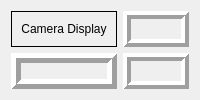
      <widget class="QWidget" name="tab">
       <property name="maximumSize">
        <size>
         <width>16777215</width>
         <height>16777215</height>
        </size>
       </property>
       <attribute name="title">
        <string>Vision Sensor</string>
       </attribute>
       <layout class="QGridLayout" name="gridLayout">
        <item row="0" column="0" rowspan="2">
         <layout class="QVBoxLayout" name="verticalLayout_10">
          <property name="leftMargin">
           <number>0</number>
          </property>
          <item>
           <widget class="QFrame" name="frame_9">
            <property name="maximumSize">
             <size>
              <width>641</width>
              <height>37</height>
             </size>
            </property>
            <property name="frameShape">
             <enum>QFrame::Box</enum>
            </property>
            <property name="frameShadow">
             <enum>QFrame::Plain</enum>
            </property>
            <property name="lineWidth">
             <number>1</number>
            </property>
            <layout class="QVBoxLayout" name="verticalLayout_12">
             <item alignment="Qt::AlignHCenter">
              <widget class="QLabel" name="label_2">
               <property name="maximumSize">
                <size>
                 <width>131</width>
                 <height>18</height>
                </size>
               </property>
               <property name="text">
                <string>Camera Display</string>
               </property>
               <property name="alignment">
                <set>Qt::AlignCenter</set>
               </property>
              </widget>
             </item>
            </layout>
           </widget>
          </item>
          <item>
           <widget class="QFrame" name="frame">
            <property name="maximumSize">
             <size>
              <width>640</width>
              <height>640</height>
             </size>
            </property>
            <property name="autoFillBackground">
             <bool>true</bool>
            </property>
            <property name="frameShape">
             <enum>QFrame::Box</enum>
            </property>
            <property name="frameShadow">
             <enum>QFrame::Raised</enum>
            </property>
            <property name="lineWidth">
             <number>5</number>
            </property>
            <property name="midLineWidth">
             <number>0</number>
            </property>
           </widget>
          </item>
         </layout>
        </item>
        <item row="0" column="1">
         <widget class="QFrame" name="frame_7">
          <property name="maximumSize">
           <size>
            <width>251</width>
            <height>250</height>
           </size>
          </property>
          <property name="autoFillBackground">
           <bool>true</bool>
          </property>
          <property name="frameShape">
           <enum>QFrame::Box</enum>
          </property>
          <property name="frameShadow">
           <enum>QFrame::Raised</enum>
          </property>
          <property name="lineWidth">
           <number>4</number>
          </property>
          <widget class="QWidget" name="">
           <property name="geometry">
            <rect>
             <x>19</x>
             <y>19</y>
             <width>221</width>
             <height>221</height>
            </rect>
           </property>
           <layout class="QVBoxLayout" name="verticalLayout_15">
            <item>
             <widget class="QLabel" name="label_13">
              <property name="maximumSize">
               <size>
                <width>200</width>
                <height>15</height>
               </size>
              </property>
              <property name="text">
               <string>Vision Device</string>
              </property>
              <property name="alignment">
               <set>Qt::AlignCenter</set>
              </property>
             </widget>
            </item>
            <item>
             <layout class="QHBoxLayout" name="horizontalLayout_19">
              <property name="spacing">
               <number>0</number>
              </property>
              <property name="topMargin">
               <number>10</number>
              </property>
              <item>
               <widget class="QLabel" name="deviceSelected">
                <property name="sizePolicy">
                 <sizepolicy hsizetype="Minimum" vsizetype="Minimum">
                  <horstretch>0</horstretch>
                  <verstretch>0</verstretch>
                 </sizepolicy>
                </property>
                <property name="maximumSize">
                 <size>
                  <width>60</width>
                  <height>25</height>
                 </size>
                </property>
                <property name="text">
                 <string>Device: 1</string>
                </property>
               </widget>
              </item>
              <item>
               <widget class="QComboBox" name="cameraSelect">
                <property name="sizePolicy">
                 <sizepolicy hsizetype="Minimum" vsizetype="Minimum">
                  <horstretch>0</horstretch>
                  <verstretch>0</verstretch>
                 </sizepolicy>
                </property>
                <property name="minimumSize">
                 <size>
                  <width>120</width>
                  <height>25</height>
                 </size>
                </property>
                <property name="maximumSize">
                 <size>
                  <width>80</width>
                  <height>25</height>
                 </size>
                </property>
               </widget>
              </item>
             </layout>
            </item>
            <item>
             <widget class="QFrame" name="frame_15">
              <property name="frameShape">
               <enum>QFrame::StyledPanel</enum>
              </property>
              <property name="frameShadow">
               <enum>QFrame::Raised</enum>
              </property>
              <widget class="QWidget" name="">
               <property name="geometry">
                <rect>
                 <x>100</x>
                 <y>-10</y>
                 <width>99</width>
                 <height>103</height>
                </rect>
               </property>
               <layout class="QVBoxLayout" name="verticalLayout_11">
                <property name="spacing">
                 <number>10</number>
                </property>
                <item>
                 <widget class="QPushButton" name="camConfig">
                  <property name="sizePolicy">
                   <sizepolicy hsizetype="Expanding" vsizetype="Expanding">
                    <horstretch>0</horstretch>
                    <verstretch>0</verstretch>
                   </sizepolicy>
                  </property>
                  <property name="maximumSize">
                   <size>
                    <width>121</width>
                    <height>35</height>
                   </size>
                  </property>
                  <property name="text">
                   <string>Configuration</string>
                  </property>
                 </widget>
                </item>
                <item>
                 <widget class="QPushButton" name="startButton_2">
                  <property name="maximumSize">
                   <size>
                    <width>120</width>
                    <height>35</height>
                   </size>
                  </property>
                  <property name="text">
                   <string>Start</string>
                  </property>
                 </widget>
                </item>
                <item>
                 <widget class="QPushButton" name="startButton">
                  <property name="maximumSize">
                   <size>
                    <width>120</width>
                    <height>35</height>
                   </size>
                  </property>
                  <property name="text">
                   <string>Freeze</string>
                  </property>
                 </widget>
                </item>
               </layout>
              </widget>
             </widget>
            </item>
           </layout>
          </widget>
         </widget>
        </item>
        <item row="1" column="1">
         <widget class="QFrame" name="frame_3">
          <property name="maximumSize">
           <size>
            <width>270</width>
            <height>300</height>
           </size>
          </property>
          <property name="autoFillBackground">
           <bool>true</bool>
          </property>
          <property name="frameShape">
           <enum>QFrame::Box</enum>
          </property>
          <property name="frameShadow">
           <enum>QFrame::Raised</enum>
          </property>
          <property name="lineWidth">
           <number>4</number>
          </property>
          <widget class="QLabel" name="label_12">
           <property name="geometry">
            <rect>
             <x>40</x>
             <y>20</y>
             <width>171</width>
             <height>16</height>
            </rect>
           </property>
           <property name="text">
            <string>Object Filename</string>
           </property>
           <property name="alignment">
            <set>Qt::AlignCenter</set>
           </property>
          </widget>
          <widget class="QFrame" name="frame_10">
           <property name="geometry">
            <rect>
             <x>10</x>
             <y>50</y>
             <width>221</width>
             <height>80</height>
            </rect>
           </property>
           <property name="frameShape">
            <enum>QFrame::StyledPanel</enum>
           </property>
           <property name="frameShadow">
            <enum>QFrame::Raised</enum>
           </property>
           <widget class="QWidget" name="layoutWidget">
            <property name="geometry">
             <rect>
              <x>10</x>
              <y>0</y>
              <width>211</width>
              <height>50</height>
             </rect>
            </property>
            <layout class="QVBoxLayout" name="verticalLayout_8">
             <item>
              <widget class="QLabel" name="label_5">
               <property name="text">
                <string>Filename </string>
               </property>
              </widget>
             </item>
             <item>
              <widget class="QLineEdit" name="fileName">
               <property name="text">
                <string>ObjectType_Series</string>
               </property>
              </widget>
             </item>
            </layout>
           </widget>
          </widget>
          <widget class="QFrame" name="frame_11">
           <property name="geometry">
            <rect>
             <x>9</x>
             <y>100</y>
             <width>241</width>
             <height>141</height>
            </rect>
           </property>
           <property name="frameShape">
            <enum>QFrame::StyledPanel</enum>
           </property>
           <property name="frameShadow">
            <enum>QFrame::Raised</enum>
           </property>
           <widget class="QFrame" name="frame_14">
            <property name="geometry">
             <rect>
              <x>10</x>
              <y>30</y>
              <width>211</width>
              <height>101</height>
             </rect>
            </property>
            <property name="frameShape">
             <enum>QFrame::StyledPanel</enum>
            </property>
            <property name="frameShadow">
             <enum>QFrame::Raised</enum>
            </property>
            <widget class="QWidget" name="layoutWidget">
             <property name="geometry">
              <rect>
               <x>0</x>
               <y>0</y>
               <width>201</width>
               <height>91</height>
              </rect>
             </property>
             <layout class="QGridLayout" name="gridLayout_9">
              <item row="0" column="0">
               <widget class="QPushButton" name="snapButton">
                <property name="maximumSize">
                 <size>
                  <width>120</width>
                  <height>35</height>
                 </size>
                </property>
                <property name="text">
                 <string>Take Picture</string>
                </property>
               </widget>
              </item>
              <item row="1" column="0">
               <widget class="QPushButton" name="open_folder_2">
                <property name="maximumSize">
                 <size>
                  <width>250</width>
                  <height>80</height>
                 </size>
                </property>
                <property name="text">
                 <string>Open Data Folder</string>
                </property>
               </widget>
              </item>
             </layout>
            </widget>
           </widget>
          </widget>
         </widget>
        </item>
       </layout>
      </widget>
